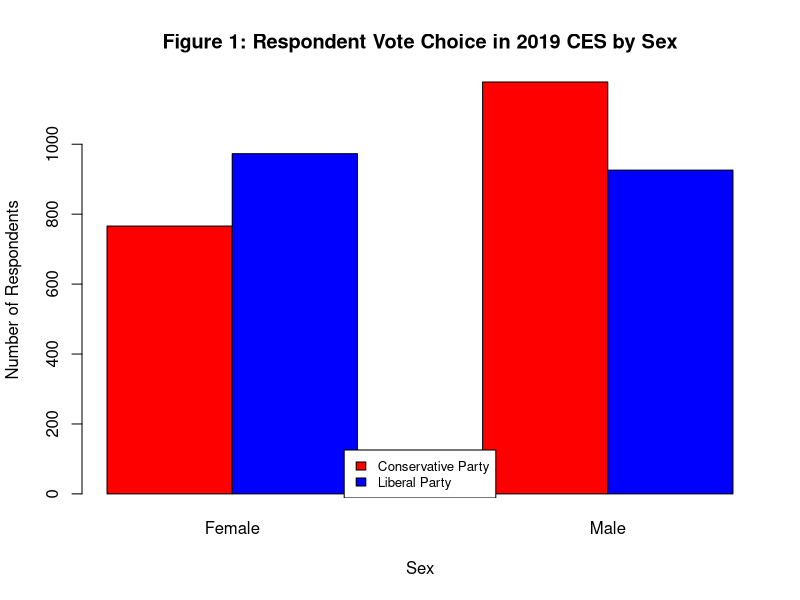
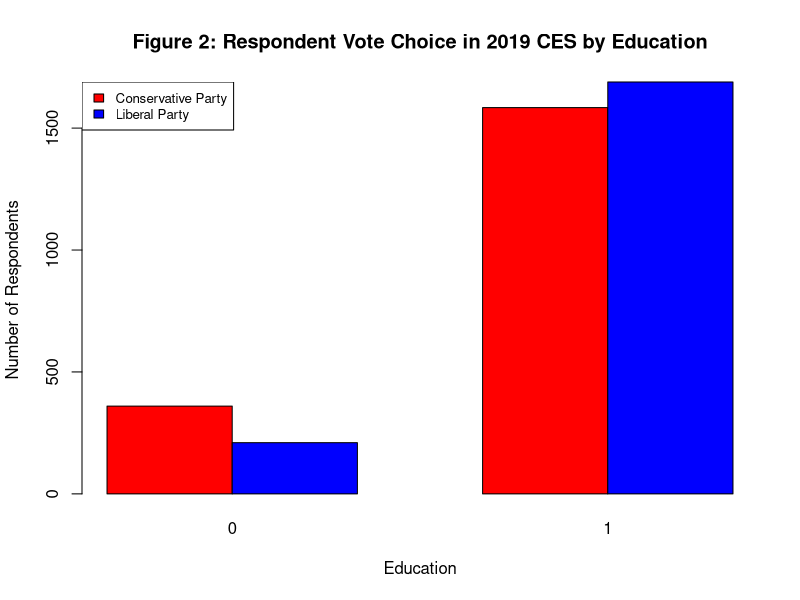
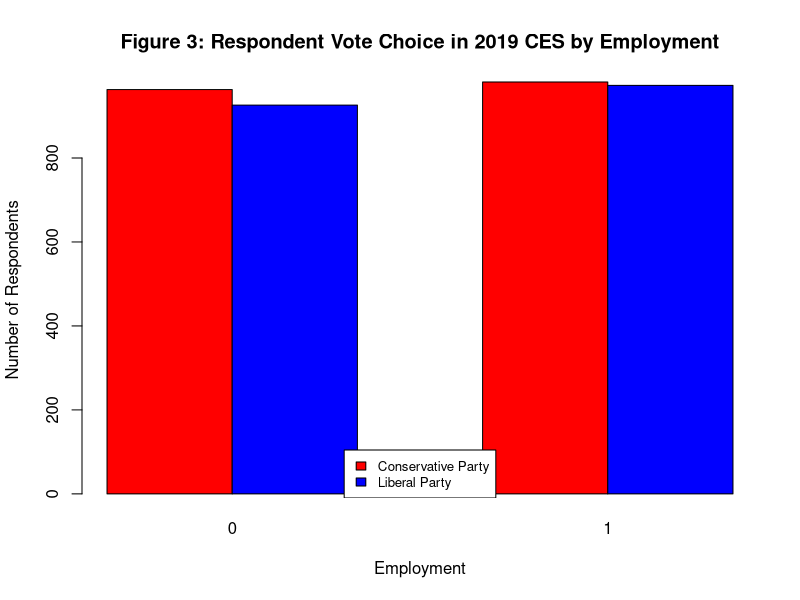
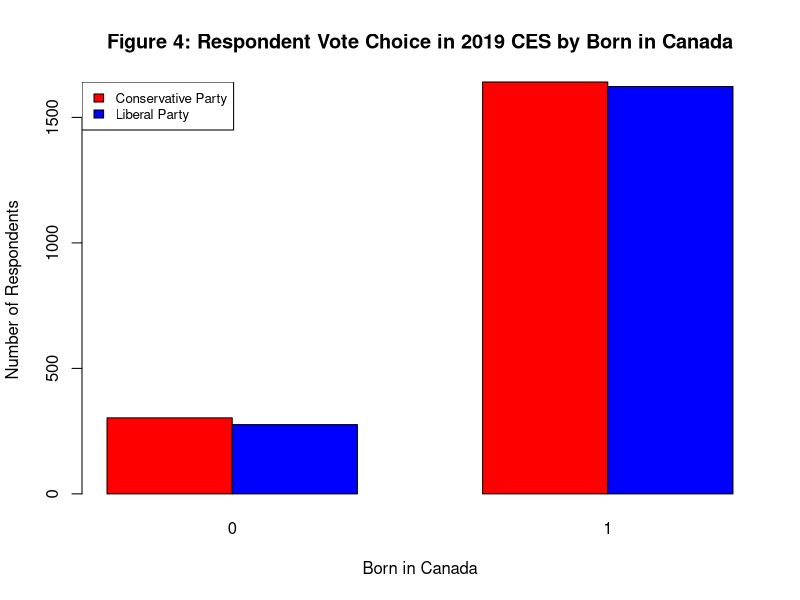
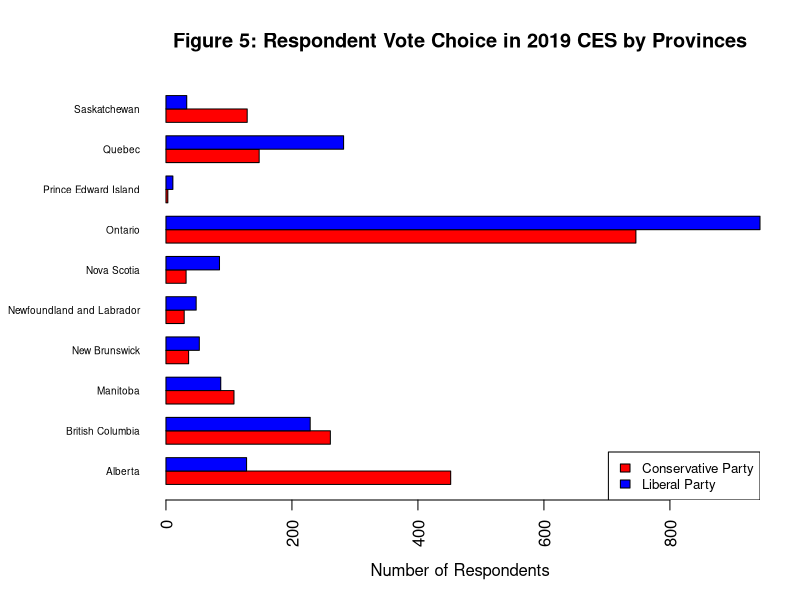
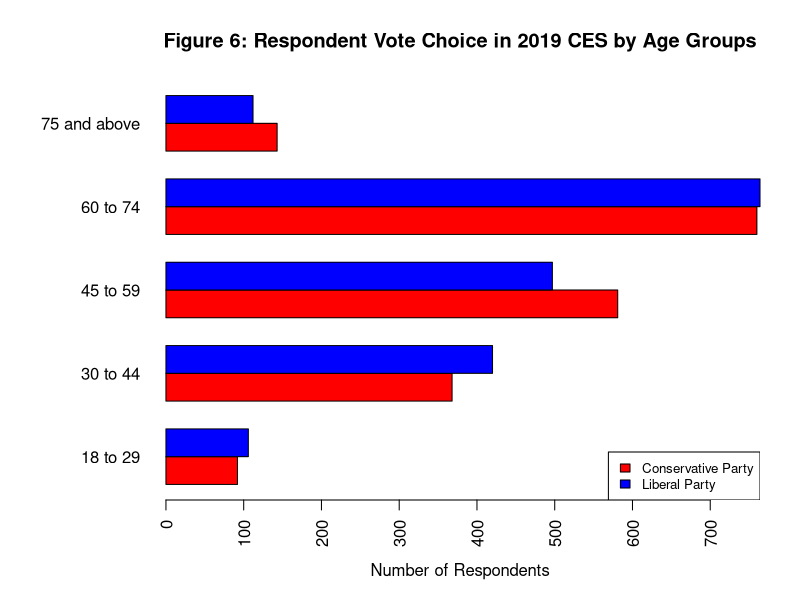
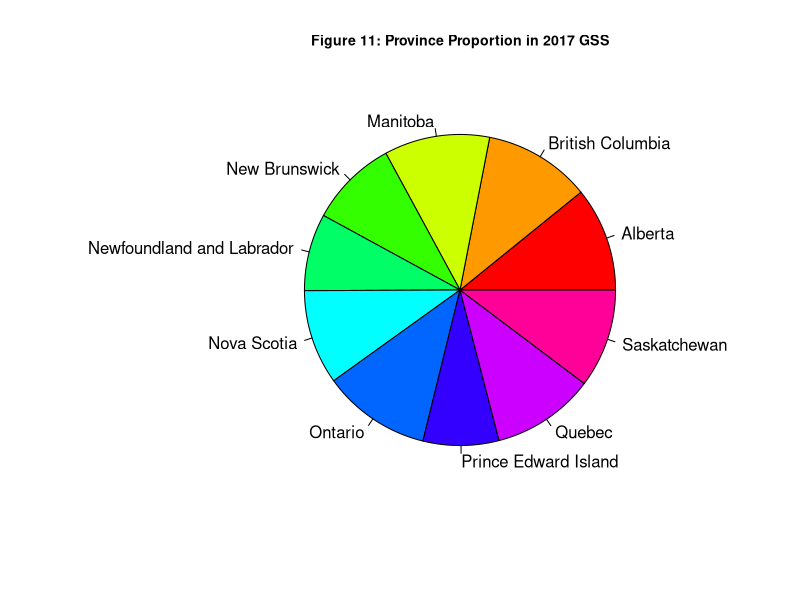
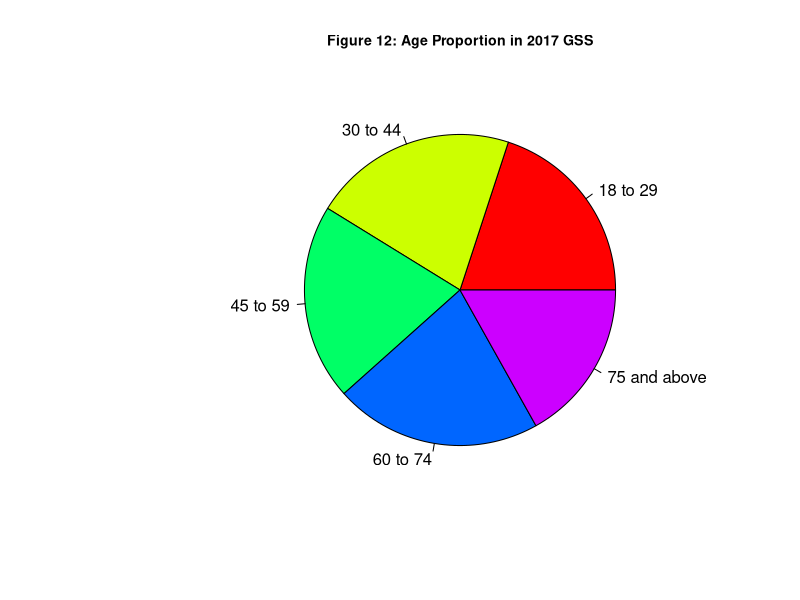

The R source for these figures, in order:
## ---- chunk 1
knitr::opts_chunk$set(echo = TRUE)
#setup library
library(ggplot2)
library(dplyr)
library(knitr)
library(readr)
library(tidyverse)
library(lme4)
library(readr)
#import cleaned data use for analysis
survey <- read_csv("survey_cleaned.csv")
post <- read_csv("census_cleaned.csv")
#remove NA by na.omit()
survey <- na.omit(survey)
post <- na.omit(post)
#remove income variable no longer used for survey data
survey <- survey[,-8]
## ---- chunk 2
#create a bar plot of sex categorized by parties
sex <-table(survey$votechoice, survey$sex)
barplot(sex, beside=TRUE, main="Figure 1: Respondent Vote Choice in 2019 CES by Sex", xlab= "Sex", ylab= "Number of Respondents", col = c("red", "blue"))
legend("bottom", legend= c("Conservative Party", "Liberal Party"), fill = c("red", "blue"), cex=0.8, bg = "white")
## ---- chunk 3
#create a bar plot of college and above education categorized by parties
education <-table(survey$votechoice, survey$edu)
barplot(education, beside=TRUE, main="Figure 2: Respondent Vote Choice in 2019 CES by Education", xlab= "Education", ylab= "Number of Respondents", col = c("red", "blue"))
legend("topleft", legend= c("Conservative Party", "Liberal Party"), fill = c("red", "blue"), cex=0.8)
## ---- chunk 4
#create a bar plot of employed for pay categorized by parties
employment <-table(survey$votechoice, survey$employed)
barplot(employment, beside=TRUE, main="Figure 3: Respondent Vote Choice in 2019 CES by Employment", xlab= "Employment", ylab= "Number of Respondents", col = c("red", "blue"))
legend("bottom", legend= c("Conservative Party", "Liberal Party"), fill = c("red", "blue"), cex=0.8, bg = "white")

#create a bar plot of born in canada categorized by parties
born <-table(survey$votechoice, survey$bornin_canada)
barplot(born, beside=TRUE, main="Figure 4: Respondent Vote Choice in 2019 CES by Born in Canada", xlab= "Born in Canada", ylab= "Number of Respondents", col = c("red", "blue"))
legend("topleft", legend= c("Conservative Party", "Liberal Party"), fill = c("red", "blue"), cex=0.8)
## ---- chunk 5
#create a bar plot of provinces categorized by parties
par(las=2) # make label text perpendicular to axis
par(mar=c(5,8,4,2)) # increase y-axis margin
province <-table(survey$votechoice, survey$province)
barplot(province, beside=TRUE, horiz=TRUE, main="Figure 5: Respondent Vote Choice in 2019 CES by Provinces", xlab= "Number of Respondents", col = c("red", "blue"), cex.names=0.6)
legend("bottomright", legend= c("Conservative Party", "Liberal Party"), fill = c("red", "blue"), cex=0.8)
## ---- chunk 6
#create a bar plot of age groups categorized by parties
par(las=2) # make label text perpendicular to axis
par(mar=c(5,8,4,2)) # increase y-axis margin
age <-table(survey$votechoice, survey$age)
barplot(age, beside=TRUE, horiz=TRUE, main="Figure 6: Respondent Vote Choice in 2019 CES by Age Groups", xlab= "Number of Respondents", col = c("red", "blue"))
legend("bottomright", legend= c("Conservative Party", "Liberal Party"), fill = c("red", "blue"), cex=0.8)
## ---- chunk 7
province_p <-table(post$province)
pie(province_p, main="Figure 11: Province Proportion in 2017 GSS", col = rainbow(10), cex.main = 0.85)

age_p <-table(post$age)
pie(age_p, main="Figure 12: Age Proportion in 2017 GSS", col = rainbow(5), cex.main = 0.85)
## ---- chunk 8
# Construct the vote intention variable from survey data so that it is binary indicates by 1 and 0
survey$vote_Conservative[survey$votechoice=="Conservative Party"]<-1
survey$vote_Conservative[survey$votechoice=="Liberal Party"]<-0
## ---- chunk 9
#Multilevel Logistic Model for different states
model <- glmer(vote_Conservative ~ sex + edu + employed + bornin_canada + as.factor(age) + (1|province), data=survey, family =binomial)
## ---- chunk 10
#Statistical summary
kable(summary(model)[["coefficients"]], digits=4, 
      caption="Summary of Model Estimates")
## ---- chunk 11
#post-stratification calculation
#Making prediction using our model with census data, and we saving the results of those predictions by adding a new column to the census_data data set called 'estimate'
post$estimate <- 
  model %>% 
  predict(newdata = post, type="response")
## ---- chunk 12
#together vote outcome
together <- post %>%
mutate(proportion_voting_for_conservative = estimate*n) %>%
  summarise(voting_for_conservative = sum(proportion_voting_for_conservative)/sum(n))
kable(together, digits=4, 
      caption="Vote Outcome for the Conservative Party of 2019 Canadian Federal Election if Everyone had Voted")

#summarize by geography
geography <- post %>%
mutate(proportion_voting_for_conservative = estimate*n) %>%
  group_by(province) %>%
  summarise(voting_for_conservative = sum(proportion_voting_for_conservative)/sum(n))
kable(geography, digits=4, 
      caption="Vote Outcome for the Conservative Party of 2019 Canadian Federal Election if Everyone had Voted by Province")

## ---- chunk 13
sex_p <-table(post$sex)
pie(sex_p, main="Figure 7: Sex Proportion in 2017 GSS", col = c("red", "blue"), cex.main = 0.85)

edu_p <-table(post$edu)
pie(edu_p, main="Figure 8: Education Proportion in 2017 GSS", col = c("red", "blue"), cex.main = 0.85)

employed_p <-table(post$employed)
pie(employed_p, main="Figure 9: Employment Proportion in 2017 GSS", col = c("red", "blue"), cex.main = 0.85)

born_p <-table(post$bornin_canada)
pie(born_p, main="Figure 10: Born in Canada Proportion in 2017 GSS", col = c("red", "blue"), cex.main = 0.85)
